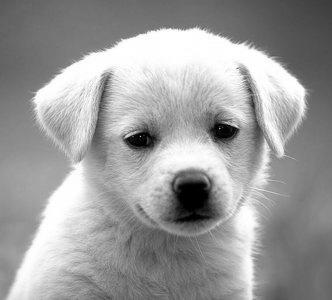
#> input picture hw1/dog.jpg, 332 x 300 px; the run also reads 1 picture not shown here
$ python test_2zero_pad.py   (older library calls are emulated)
#> lines starting #> are read from the running program, lines starting #| are printed output that depends on the picture
#> further down, img is the input picture: shape (300, 332) float64; min 0, max 1, mean 0.611
### hw1/filters.py
import numpy as np


# [28 lines left out: function conv_nested, not called in this run]

def zero_pad(image, pad_height, pad_width):
    """ Zero-pad an image.

    Ex: a 1x1 image [[1]] with pad_height = 1, pad_width = 2 becomes:

        [[0, 0, 0, 0, 0],
         [0, 0, 1, 0, 0],
         [0, 0, 0, 0, 0]]         of shape (3, 5)

    Args:
        image: numpy array of shape (H, W)
        pad_width: width of the zero padding (left and right padding)
        pad_height: height of the zero padding (bottom and top padding)

    Returns:
        out: numpy array of shape (H+2*pad_height, W+2*pad_width)
    """
#> called with pad_height = 40, pad_width = 20

    H, W = image.shape
#> H = 300; W = 332
    #out = None

    # YOUR CODE HERE
    out = np.zeros((pad_height * 2 + H, pad_width * 2 + W))
    for i in range(H):
        for j in range(W):
            out[i + pad_height, j + pad_width] = image[i, j]
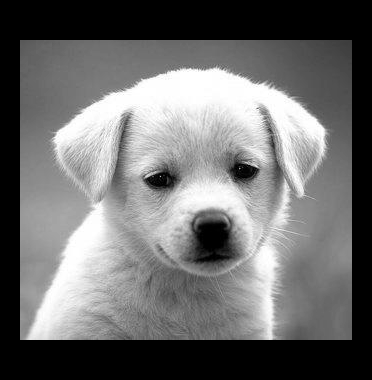
#> out: shape (380, 372) float64; min 0, max 1, mean 0.43
    # END YOUR CODE
    return out

# [144 lines left out: functions conv_fast, conv_faster, cross_correlation, zero_mean_cross_correlation, normalized_cross_correlation, not called in this run]

### hw1/test_2zero_pad.py
import matplotlib.pyplot as plt
from skimage import io
from filters import zero_pad

img = io.imread('dog.jpg', as_grey=True)

# Show image
plt.imshow(img)
plt.axis('off')
plt.title("Isn't he cute?")
plt.show()

pad_width = 20  # width of the padding on the left and right
pad_height = 40  # height of the padding on the top and bottom

padded_img = zero_pad(img, pad_height, pad_width)

# Plot your padded dog
plt.subplot(1, 2, 1)
plt.imshow(padded_img)
plt.title('Padded dog')
plt.axis('off')

# Plot what you should get
solution_img = io.imread('padded_dog.jpg', as_grey=True)
plt.subplot(1, 2, 2)
plt.imshow(solution_img)
plt.title('What you should get')
plt.axis('off')

plt.show()
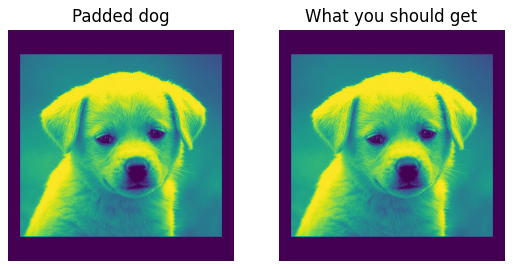
#> figure drawn by matplotlib, 2 panels
